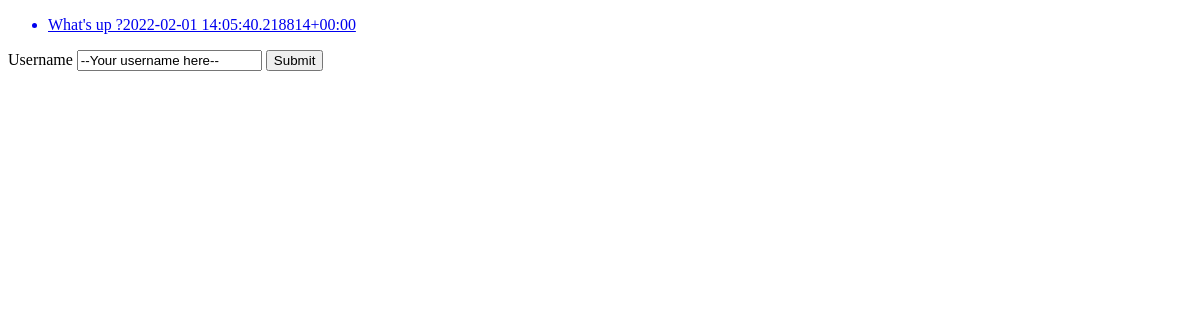
The page /polls/ on the database as committed earlier.
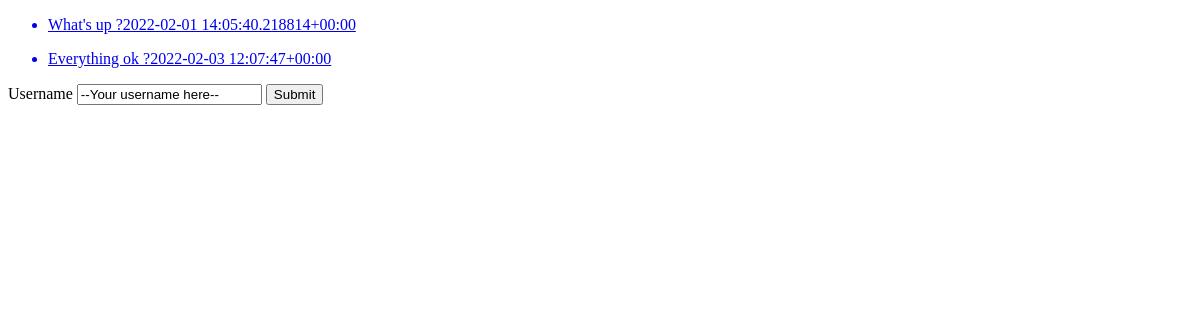
The same page on the database as committed later.
### polls/models.py (models this page shows, shortened)
class Question(models.Model):
    question_text = models.CharField(max_length=200)
    pub_date = models.DateTimeField('Date published')
    def __str__(self):
        return u"%s%s" % (self.question_text, self.pub_date)

### polls/views.py (the view)
# urls.py: path('', views.index, name='index'),
def index(request):
    latest_question_list = Question.objects.all()
    return render(request, 'polls/index.html', {
        'lastest_question_list': latest_question_list
        })

### polls/templates/polls/index.html (shortened to what this page needs)
{% extends 'base.html' %}
{% block body %}
    {% for list in lastest_question_list %}
        <ul>
            <a href="{% url 'detail' list.id%}"><li>{{ list }}</li></a>
        </ul>
    {% endfor %}
    <form action="/polls/" method='post'>
        <label for="username">Username</label>
        <input id='username' type="text" name='username' value='--Your username here--'>
        <input type="submit" value='Submit'>
    </form>
{% endblock %}

Rows that differ between the two databases and show on the page:
added Question: question_text+pub_date "Everything ok ?2022-02-03 12:07:47+00:00"
